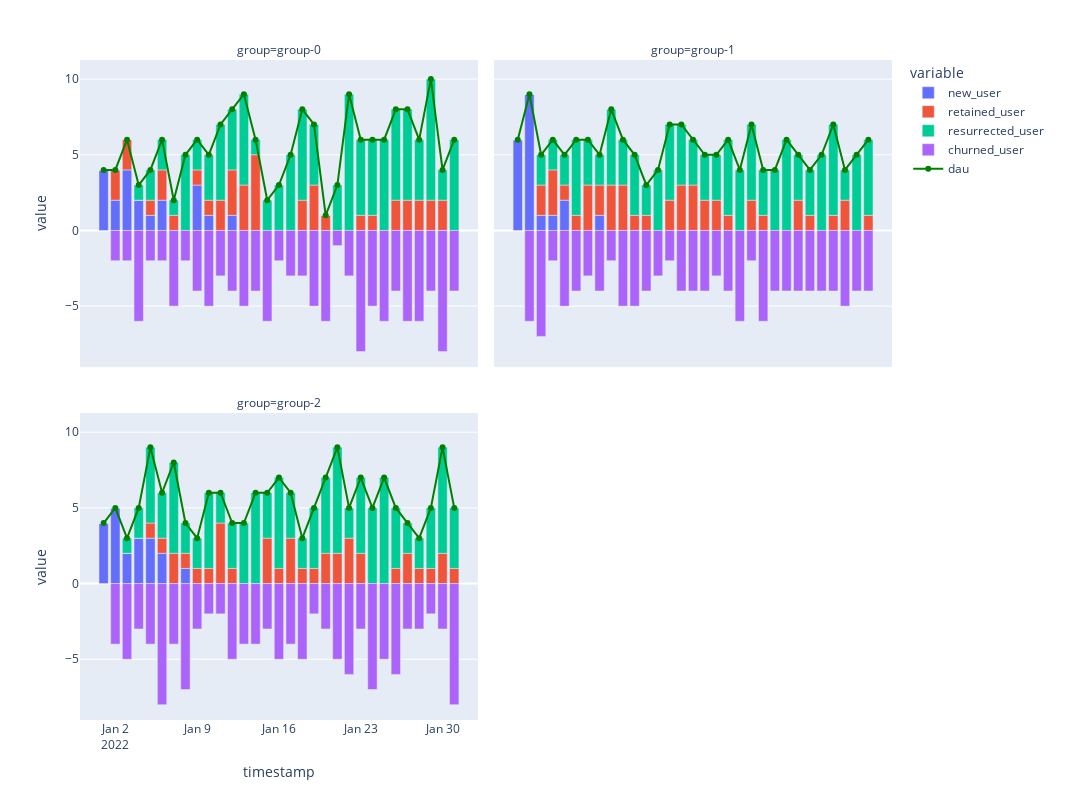
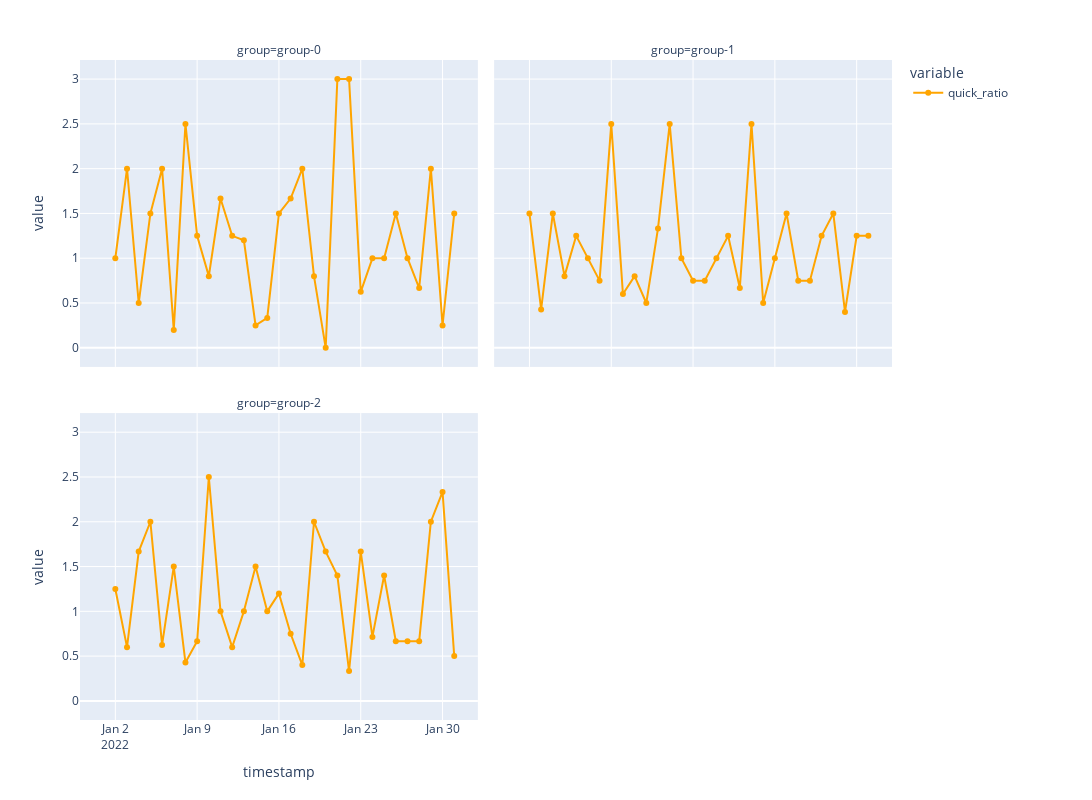

Notebook source saved alongside these figures, in order:
### Markdown cell above
# Quick Ratio

### Code cell
new = create_matrix_username_columns(df, COL_GROUP).assign(
    dau=create_matrix_username_columns(df, COL_GROUP).sum(axis=1),
    new_user=get_new_user(df, COL_GROUP),
    retained_user=get_retained_user(df, COL_GROUP),
    churned_user=get_churned_user(df, COL_GROUP),
    continuous_churned_user=get_continuous_churned_user(df, COL_GROUP),
    resurrected_user=get_resurrected_user(df, COL_GROUP),
).fillna(0)

new['total'] = new.new_user + new.retained_user + new.resurrected_user + new.churned_user + new.continuous_churned_user
new['check'] = new.dau == new.new_user + new.retained_user + new.resurrected_user

## Plot
new['quick_ratio'] = (new.new_user + new.resurrected_user) / new.churned_user
new['churned_user'] = -new['churned_user']
new['continuous_churned_user'] = -new['continuous_churned_user']
# display(new[new.total != num_users])

# WebGL mode
fig_dau = go.Scattergl(
    x=new.index,
    y=new['dau'],
    name='dau',
    mode='lines+markers',
)

fig_quick_ratio = go.Scattergl(
    x=new.index,
    y=new['quick_ratio'],
    name='quick_ratio',
    mode='lines+markers',
)

facet_col_args = {'facet_col': 'group', 'facet_col_wrap': 2}
commomn_layout = {
    'width': 1200,
    'height': 800,
    'margin': {'r': 200},
}
fig = (
    px.bar(new.reset_index(), x='timestamp', y=['new_user', 'retained_user', 'resurrected_user', 'churned_user'], **facet_col_args)
).update_layout(**commomn_layout)
fig_dau = (
    px.line(new.reset_index(), x='timestamp', y=['dau'], markers=True, **facet_col_args)
    .update_traces(line_color='green')
)
fig.add_traces(fig_dau.data)
fig.show()

fig_quick_ratio = (
    px.line(new.reset_index(), x='timestamp', y=['quick_ratio'], markers=True, **facet_col_args)
    .update_traces(line_color='orange')
).update_layout(**commomn_layout)
fig_quick_ratio.show()

### Figure 1 — Plotly figure (JSON) as saved in the notebook; plotly's stock layout.template omitted (floating-point values rounded to 4 significant figures)
{"data": [{"alignmentgroup": "True", "hovertemplate": "variable=new_user<br>group=group-0<br>timestamp=%{x}<br>value=%{y}<extra></extra>", "legendgroup": "new_user", "marker": {"color": "#636efa", "pattern": {"shape": ""}}, "name": "new_user", "offsetgroup": "new_user", "orientation": "v", "showlegend": true, "textposition": "auto", "type": "bar", "x": ["2022-01-01T00:00:00", "2022-01-02T00:00:00", "2022-01-03T00:00:00", "2022-01-04T00:00:00", "2022-01-05T00:00:00", "2022-01-06T00:00:00", "2022-01-07T00:00:00", "2022-01-08T00:00:00", "2022-01-09T00:00:00", "2022-01-10T00:00:00", "2022-01-11T00:00:00", "2022-01-12T00:00:00", "2022-01-13T00:00:00", "2022-01-14T00:00:00", "2022-01-15T00:00:00", "2022-01-16T00:00:00", "2022-01-17T00:00:00", "2022-01-18T00:00:00", "2022-01-19T00:00:00", "2022-01-20T00:00:00", "2022-01-21T00:00:00", "2022-01-22T00:00:00", "2022-01-23T00:00:00", "2022-01-24T00:00:00", "2022-01-25T00:00:00", "2022-01-26T00:00:00", "2022-01-27T00:00:00", "2022-01-28T00:00:00", "2022-01-29T00:00:00", "2022-01-30T00:00:00", "2022-01-31T00:00:00"], "xaxis": "x3", "y": [4, 2, 4, 2, 1, 2, 0, 0, 3, 1, 0, 1, 0, 0, 0, 0, 0, 0, 0, 0, 0, 0, 0, 0, 0, 0, 0, 0, 0, 0, 0], "yaxis": "y3"}, {"alignmentgroup": "True", "hovertemplate": "variable=new_user<br>group=group-1<br>timestamp=%{x}<br>value=%{y}<extra></extra>", "legendgroup": "new_user", "marker": {"color": "#636efa", "pattern": {"shape": ""}}, "name": "new_user", "offsetgroup": "new_user", "orientation": "v", "showlegend": false, "textposition": "auto", "type": "bar", "x": ["2022-01-01T00:00:00", "2022-01-02T00:00:00", "2022-01-03T00:00:00", "2022-01-04T00:00:00", "2022-01-05T00:00:00", "2022-01-06T00:00:00", "2022-01-07T00:00:00", "2022-01-08T00:00:00", "2022-01-09T00:00:00", "2022-01-10T00:00:00", "2022-01-11T00:00:00", "2022-01-12T00:00:00", "2022-01-13T00:00:00", "2022-01-14T00:00:00", "2022-01-15T00:00:00", "2022-01-16T00:00:00", "2022-01-17T00:00:00", "2022-01-18T00:00:00", "2022-01-19T00:00:00", "2022-01-20T00:00:00", "2022-01-21T00:00:00", "2022-01-22T00:00:00", "2022-01-23T00:00:00", "2022-01-24T00:00:00", "2022-01-25T00:00:00", "2022-01-26T00:00:00", "2022-01-27T00:00:00", "2022-01-28T00:00:00", "2022-01-29T00:00:00", "2022-01-30T00:00:00", "2022-01-31T00:00:00"], "xaxis": "x4", "y": [6, 9, 1, 1, 2, 0, 0, 1, 0, 0, 0, 0, 0, 0, 0, 0, 0, 0, 0, 0, 0, 0, 0, 0, 0, 0, 0, 0, 0, 0, 0], "yaxis": "y4"}, {"alignmentgroup": "True", "hovertemplate": "variable=new_user<br>group=group-2<br>timestamp=%{x}<br>value=%{y}<extra></extra>", "legendgroup": "new_user", "marker": {"color": "#636efa", "pattern": {"shape": ""}}, "name": "new_user", "offsetgroup": "new_user", "orientation": "v", "showlegend": false, "textposition": "auto", "type": "bar", "x": ["2022-01-01T00:00:00", "2022-01-02T00:00:00", "2022-01-03T00:00:00", "2022-01-04T00:00:00", "2022-01-05T00:00:00", "2022-01-06T00:00:00", "2022-01-07T00:00:00", "2022-01-08T00:00:00", "2022-01-09T00:00:00", "2022-01-10T00:00:00", "2022-01-11T00:00:00", "2022-01-12T00:00:00", "2022-01-13T00:00:00", "2022-01-14T00:00:00", "2022-01-15T00:00:00", "2022-01-16T00:00:00", "2022-01-17T00:00:00", "2022-01-18T00:00:00", "2022-01-19T00:00:00", "2022-01-20T00:00:00", "2022-01-21T00:00:00", "2022-01-22T00:00:00", "2022-01-23T00:00:00", "2022-01-24T00:00:00", "2022-01-25T00:00:00", "2022-01-26T00:00:00", "2022-01-27T00:00:00", "2022-01-28T00:00:00", "2022-01-29T00:00:00", "2022-01-30T00:00:00", "2022-01-31T00:00:00"], "xaxis": "x", "y": [4, 5, 2, 3, 3, 2, 0, 1, 0, 0, 0, 0, 0, 0, 0, 0, 0, 0, 0, 0, 0, 0, 0, 0, 0, 0, 0, 0, 0, 0, 0], "yaxis": "y"}, {"alignmentgroup": "True", "hovertemplate": "variable=retained_user<br>group=group-0<br>timestamp=%{x}<br>value=%{y}<extra></extra>", "legendgroup": "retained_user", "marker": {"color": "#EF553B", "pattern": {"shape": ""}}, "name": "retained_user", "offsetgroup": "retained_user", "orientation": "v", "showlegend": true, "textposition": "auto", "type": "bar", "x": ["2022-01-01T00:00:00", "2022-01-02T00:00:00", "2022-01-03T00:00:00", "2022-01-04T00:00:00", "2022-01-05T00:00:00", "2022-01-06T00:00:00", "2022-01-07T00:00:00", "2022-01-08T00:00:00", "2022-01-09T00:00:00", "2022-01-10T00:00:00", "2022-01-11T00:00:00", "2022-01-12T00:00:00", "2022-01-13T00:00:00", "2022-01-14T00:00:00", "2022-01-15T00:00:00", "2022-01-16T00:00:00", "2022-01-17T00:00:00", "2022-01-18T00:00:00", "2022-01-19T00:00:00", "2022-01-20T00:00:00", "2022-01-21T00:00:00", "2022-01-22T00:00:00", "2022-01-23T00:00:00", "2022-01-24T00:00:00", "2022-01-25T00:00:00", "2022-01-26T00:00:00", "2022-01-27T00:00:00", "2022-01-28T00:00:00", "2022-01-29T00:00:00", "2022-01-30T00:00:00", "2022-01-31T00:00:00"], "xaxis": "x3", "y": [0, 2, 2, 0, 1, 2, 1, 0, 1, 1, 2, 3, 3, 5, 0, 0, 0, 2, 3, 1, 0, 0, 1, 1, 0, 2, 2, 2, 2, 2, 0], "yaxis": "y3"}, {"alignmentgroup": "True", "hovertemplate": "variable=retained_user<br>group=group-1<br>timestamp=%{x}<br>value=%{y}<extra></extra>", "legendgroup": "retained_user", "marker": {"color": "#EF553B", "pattern": {"shape": ""}}, "name": "retained_user", "offsetgroup": "retained_user", "orientation": "v", "showlegend": false, "textposition": "auto", "type": "bar", "x": ["2022-01-01T00:00:00", "2022-01-02T00:00:00", "2022-01-03T00:00:00", "2022-01-04T00:00:00", "2022-01-05T00:00:00", "2022-01-06T00:00:00", "2022-01-07T00:00:00", "2022-01-08T00:00:00", "2022-01-09T00:00:00", "2022-01-10T00:00:00", "2022-01-11T00:00:00", "2022-01-12T00:00:00", "2022-01-13T00:00:00", "2022-01-14T00:00:00", "2022-01-15T00:00:00", "2022-01-16T00:00:00", "2022-01-17T00:00:00", "2022-01-18T00:00:00", "2022-01-19T00:00:00", "2022-01-20T00:00:00", "2022-01-21T00:00:00", "2022-01-22T00:00:00", "2022-01-23T00:00:00", "2022-01-24T00:00:00", "2022-01-25T00:00:00", "2022-01-26T00:00:00", "2022-01-27T00:00:00", "2022-01-28T00:00:00", "2022-01-29T00:00:00", "2022-01-30T00:00:00", "2022-01-31T00:00:00"], "xaxis": "x4", "y": [0, 0, 2, 3, 1, 1, 3, 2, 3, 3, 1, 1, 0, 2, 3, 3, 2, 2, 1, 0, 2, 1, 0, 0, 2, 1, 0, 1, 2, 0, 1], "yaxis": "y4"}, {"alignmentgroup": "True", "hovertemplate": "variable=retained_user<br>group=group-2<br>timestamp=%{x}<br>value=%{y}<extra></extra>", "legendgroup": "retained_user", "marker": {"color": "#EF553B", "pattern": {"shape": ""}}, "name": "retained_user", "offsetgroup": "retained_user", "orientation": "v", "showlegend": false, "textposition": "auto", "type": "bar", "x": ["2022-01-01T00:00:00", "2022-01-02T00:00:00", "2022-01-03T00:00:00", "2022-01-04T00:00:00", "2022-01-05T00:00:00", "2022-01-06T00:00:00", "2022-01-07T00:00:00", "2022-01-08T00:00:00", "2022-01-09T00:00:00", "2022-01-10T00:00:00", "2022-01-11T00:00:00", "2022-01-12T00:00:00", "2022-01-13T00:00:00", "2022-01-14T00:00:00", "2022-01-15T00:00:00", "2022-01-16T00:00:00", "2022-01-17T00:00:00", "2022-01-18T00:00:00", "2022-01-19T00:00:00", "2022-01-20T00:00:00", "2022-01-21T00:00:00", "2022-01-22T00:00:00", "2022-01-23T00:00:00", "2022-01-24T00:00:00", "2022-01-25T00:00:00", "2022-01-26T00:00:00", "2022-01-27T00:00:00", "2022-01-28T00:00:00", "2022-01-29T00:00:00", "2022-01-30T00:00:00", "2022-01-31T00:00:00"], "xaxis": "x", "y": [0, 0, 0, 0, 1, 1, 2, 1, 1, 1, 4, 1, 0, 0, 3, 1, 3, 1, 1, 2, 2, 3, 2, 0, 0, 1, 2, 1, 1, 2, 1], "yaxis": "y"}, {"alignmentgroup": "True", "hovertemplate": "variable=resurrected_user<br>group=group-0<br>timestamp=%{x}<br>value=%{y}<extra></extra>", "legendgroup": "resurrected_user", "marker": {"color": "#00cc96", "pattern": {"shape": ""}}, "name": "resurrected_user", "offsetgroup": "resurrected_user", "orientation": "v", "showlegend": true, "textposition": "auto", "type": "bar", "x": ["2022-01-01T00:00:00", "2022-01-02T00:00:00", "2022-01-03T00:00:00", "2022-01-04T00:00:00", "2022-01-05T00:00:00", "2022-01-06T00:00:00", "2022-01-07T00:00:00", "2022-01-08T00:00:00", "2022-01-09T00:00:00", "2022-01-10T00:00:00", "2022-01-11T00:00:00", "2022-01-12T00:00:00", "2022-01-13T00:00:00", "2022-01-14T00:00:00", "2022-01-15T00:00:00", "2022-01-16T00:00:00", "2022-01-17T00:00:00", "2022-01-18T00:00:00", "2022-01-19T00:00:00", "2022-01-20T00:00:00", "2022-01-21T00:00:00", "2022-01-22T00:00:00", "2022-01-23T00:00:00", "2022-01-24T00:00:00", "2022-01-25T00:00:00", "2022-01-26T00:00:00", "2022-01-27T00:00:00", "2022-01-28T00:00:00", "2022-01-29T00:00:00", "2022-01-30T00:00:00", "2022-01-31T00:00:00"], "xaxis": "x3", "y": [0, 0, 0, 1, 2, 2, 1, 5, 2, 3, 5, 4, 6, 1, 2, 3, 5, 6, 4, 0, 3, 9, 5, 5, 6, 6, 6, 4, 8, 2, 6], "yaxis": "y3"}, {"alignmentgroup": "True", "hovertemplate": "variable=resurrected_user<br>group=group-1<br>timestamp=%{x}<br>value=%{y}<extra></extra>", "legendgroup": "resurrected_user", "marker": {"color": "#00cc96", "pattern": {"shape": ""}}, "name": "resurrected_user", "offsetgroup": "resurrected_user", "orientation": "v", "showlegend": false, "textposition": "auto", "type": "bar", "x": ["2022-01-01T00:00:00", "2022-01-02T00:00:00", "2022-01-03T00:00:00", "2022-01-04T00:00:00", "2022-01-05T00:00:00", "2022-01-06T00:00:00", "2022-01-07T00:00:00", "2022-01-08T00:00:00", "2022-01-09T00:00:00", "2022-01-10T00:00:00", "2022-01-11T00:00:00", "2022-01-12T00:00:00", "2022-01-13T00:00:00", "2022-01-14T00:00:00", "2022-01-15T00:00:00", "2022-01-16T00:00:00", "2022-01-17T00:00:00", "2022-01-18T00:00:00", "2022-01-19T00:00:00", "2022-01-20T00:00:00", "2022-01-21T00:00:00", "2022-01-22T00:00:00", "2022-01-23T00:00:00", "2022-01-24T00:00:00", "2022-01-25T00:00:00", "2022-01-26T00:00:00", "2022-01-27T00:00:00", "2022-01-28T00:00:00", "2022-01-29T00:00:00", "2022-01-30T00:00:00", "2022-01-31T00:00:00"], "xaxis": "x4", "y": [0, 0, 2, 2, 2, 5, 3, 2, 5, 3, 4, 2, 4, 5, 4, 3, 3, 3, 5, 4, 5, 3, 4, 6, 3, 3, 5, 6, 2, 5, 5], "yaxis": "y4"}, {"alignmentgroup": "True", "hovertemplate": "variable=resurrected_user<br>group=group-2<br>timestamp=%{x}<br>value=%{y}<extra></extra>", "legendgroup": "resurrected_user", "marker": {"color": "#00cc96", "pattern": {"shape": ""}}, "name": "resurrected_user", "offsetgroup": "resurrected_user", "orientation": "v", "showlegend": false, "textposition": "auto", "type": "bar", "x": ["2022-01-01T00:00:00", "2022-01-02T00:00:00", "2022-01-03T00:00:00", "2022-01-04T00:00:00", "2022-01-05T00:00:00", "2022-01-06T00:00:00", "2022-01-07T00:00:00", "2022-01-08T00:00:00", "2022-01-09T00:00:00", "2022-01-10T00:00:00", "2022-01-11T00:00:00", "2022-01-12T00:00:00", "2022-01-13T00:00:00", "2022-01-14T00:00:00", "2022-01-15T00:00:00", "2022-01-16T00:00:00", "2022-01-17T00:00:00", "2022-01-18T00:00:00", "2022-01-19T00:00:00", "2022-01-20T00:00:00", "2022-01-21T00:00:00", "2022-01-22T00:00:00", "2022-01-23T00:00:00", "2022-01-24T00:00:00", "2022-01-25T00:00:00", "2022-01-26T00:00:00", "2022-01-27T00:00:00", "2022-01-28T00:00:00", "2022-01-29T00:00:00", "2022-01-30T00:00:00", "2022-01-31T00:00:00"], "xaxis": "x", "y": [0, 0, 1, 2, 5, 3, 6, 2, 2, 5, 2, 3, 4, 6, 3, 6, 3, 2, 4, 5, 7, 2, 5, 5, 7, 4, 2, 2, 4, 7, 4], "yaxis": "y"}, {"alignmentgroup": "True", "hovertemplate": "variable=churned_user<br>group=group-0<br>timestamp=%{x}<br>value=%{y}<extra></extra>", "legendgroup": "churned_user", "marker": {"color": "#ab63fa", "pattern": {"shape": ""}}, "name": "churned_user", "offsetgroup": "churned_user", "orientation": "v", "showlegend": true, "textposition": "auto", "type": "bar", "x": ["2022-01-01T00:00:00", "2022-01-02T00:00:00", "2022-01-03T00:00:00", "2022-01-04T00:00:00", "2022-01-05T00:00:00", "2022-01-06T00:00:00", "2022-01-07T00:00:00", "2022-01-08T00:00:00", "2022-01-09T00:00:00", "2022-01-10T00:00:00", "2022-01-11T00:00:00", "2022-01-12T00:00:00", "2022-01-13T00:00:00", "2022-01-14T00:00:00", "2022-01-15T00:00:00", "2022-01-16T00:00:00", "2022-01-17T00:00:00", "2022-01-18T00:00:00", "2022-01-19T00:00:00", "2022-01-20T00:00:00", "2022-01-21T00:00:00", "2022-01-22T00:00:00", "2022-01-23T00:00:00", "2022-01-24T00:00:00", "2022-01-25T00:00:00", "2022-01-26T00:00:00", "2022-01-27T00:00:00", "2022-01-28T00:00:00", "2022-01-29T00:00:00", "2022-01-30T00:00:00", "2022-01-31T00:00:00"], "xaxis": "x3", "y": [0, -2, -2, -6, -2, -2, -5, -2, -4, -5, -3, -4, -5, -4, -6, -2, -3, -3, -5, -6, -1, -3, -8, -5, -6, -4, -6, -6, -4, -8, -4], "yaxis": "y3"}, {"alignmentgroup": "True", "hovertemplate": "variable=churned_user<br>group=group-1<br>timestamp=%{x}<br>value=%{y}<extra></extra>", "legendgroup": "churned_user", "marker": {"color": "#ab63fa", "pattern": {"shape": ""}}, "name": "churned_user", "offsetgroup": "churned_user", "orientation": "v", "showlegend": false, "textposition": "auto", "type": "bar", "x": ["2022-01-01T00:00:00", "2022-01-02T00:00:00", "2022-01-03T00:00:00", "2022-01-04T00:00:00", "2022-01-05T00:00:00", "2022-01-06T00:00:00", "2022-01-07T00:00:00", "2022-01-08T00:00:00", "2022-01-09T00:00:00", "2022-01-10T00:00:00", "2022-01-11T00:00:00", "2022-01-12T00:00:00", "2022-01-13T00:00:00", "2022-01-14T00:00:00", "2022-01-15T00:00:00", "2022-01-16T00:00:00", "2022-01-17T00:00:00", "2022-01-18T00:00:00", "2022-01-19T00:00:00", "2022-01-20T00:00:00", "2022-01-21T00:00:00", "2022-01-22T00:00:00", "2022-01-23T00:00:00", "2022-01-24T00:00:00", "2022-01-25T00:00:00", "2022-01-26T00:00:00", "2022-01-27T00:00:00", "2022-01-28T00:00:00", "2022-01-29T00:00:00", "2022-01-30T00:00:00", "2022-01-31T00:00:00"], "xaxis": "x4", "y": [0, -6, -7, -2, -5, -4, -3, -4, -2, -5, -5, -4, -3, -2, -4, -4, -4, -3, -4, -6, -2, -6, -4, -4, -4, -4, -4, -4, -5, -4, -4], "yaxis": "y4"}, {"alignmentgroup": "True", "hovertemplate": "variable=churned_user<br>group=group-2<br>timestamp=%{x}<br>value=%{y}<extra></extra>", "legendgroup": "churned_user", "marker": {"color": "#ab63fa", "pattern": {"shape": ""}}, "name": "churned_user", "offsetgroup": "churned_user", "orientation": "v", "showlegend": false, "textposition": "auto", "type": "bar", "x": ["2022-01-01T00:00:00", "2022-01-02T00:00:00", "2022-01-03T00:00:00", "2022-01-04T00:00:00", "2022-01-05T00:00:00", "2022-01-06T00:00:00", "2022-01-07T00:00:00", "2022-01-08T00:00:00", "2022-01-09T00:00:00", "2022-01-10T00:00:00", "2022-01-11T00:00:00", "2022-01-12T00:00:00", "2022-01-13T00:00:00", "2022-01-14T00:00:00", "2022-01-15T00:00:00", "2022-01-16T00:00:00", "2022-01-17T00:00:00", "2022-01-18T00:00:00", "2022-01-19T00:00:00", "2022-01-20T00:00:00", "2022-01-21T00:00:00", "2022-01-22T00:00:00", "2022-01-23T00:00:00", "2022-01-24T00:00:00", "2022-01-25T00:00:00", "2022-01-26T00:00:00", "2022-01-27T00:00:00", "2022-01-28T00:00:00", "2022-01-29T00:00:00", "2022-01-30T00:00:00", "2022-01-31T00:00:00"], "xaxis": "x", "y": [0, -4, -5, -3, -4, -8, -4, -7, -3, -2, -2, -5, -4, -4, -3, -5, -4, -5, -2, -3, -5, -6, -3, -7, -5, -6, -3, -3, -2, -3, -8], "yaxis": "y"}, {"hovertemplate": "variable=dau<br>group=group-0<br>timestamp=%{x}<br>value=%{y}<extra></extra>", "legendgroup": "dau", "line": {"color": "green", "dash": "solid"}, "marker": {"symbol": "circle"}, "mode": "lines+markers", "name": "dau", "orientation": "v", "showlegend": true, "type": "scatter", "x": ["2022-01-01T00:00:00", "2022-01-02T00:00:00", "2022-01-03T00:00:00", "2022-01-04T00:00:00", "2022-01-05T00:00:00", "2022-01-06T00:00:00", "2022-01-07T00:00:00", "2022-01-08T00:00:00", "2022-01-09T00:00:00", "2022-01-10T00:00:00", "2022-01-11T00:00:00", "2022-01-12T00:00:00", "2022-01-13T00:00:00", "2022-01-14T00:00:00", "2022-01-15T00:00:00", "2022-01-16T00:00:00", "2022-01-17T00:00:00", "2022-01-18T00:00:00", "2022-01-19T00:00:00", "2022-01-20T00:00:00", "2022-01-21T00:00:00", "2022-01-22T00:00:00", "2022-01-23T00:00:00", "2022-01-24T00:00:00", "2022-01-25T00:00:00", "2022-01-26T00:00:00", "2022-01-27T00:00:00", "2022-01-28T00:00:00", "2022-01-29T00:00:00", "2022-01-30T00:00:00", "2022-01-31T00:00:00"], "xaxis": "x3", "y": [4, 4, 6, 3, 4, 6, 2, 5, 6, 5, 7, 8, 9, 6, 2, 3, 5, 8, 7, 1, 3, 9, 6, 6, 6, 8, 8, 6, 10, 4, 6], "yaxis": "y3"}, {"hovertemplate": "variable=dau<br>group=group-1<br>timestamp=%{x}<br>value=%{y}<extra></extra>", "legendgroup": "dau", "line": {"color": "green", "dash": "solid"}, "marker": {"symbol": "circle"}, "mode": "lines+markers", "name": "dau", "orientation": "v", "showlegend": false, "type": "scatter", "x": ["2022-01-01T00:00:00", "2022-01-02T00:00:00", "2022-01-03T00:00:00", "2022-01-04T00:00:00", "2022-01-05T00:00:00", "2022-01-06T00:00:00", "2022-01-07T00:00:00", "2022-01-08T00:00:00", "2022-01-09T00:00:00", "2022-01-10T00:00:00", "2022-01-11T00:00:00", "2022-01-12T00:00:00", "2022-01-13T00:00:00", "2022-01-14T00:00:00", "2022-01-15T00:00:00", "2022-01-16T00:00:00", "2022-01-17T00:00:00", "2022-01-18T00:00:00", "2022-01-19T00:00:00", "2022-01-20T00:00:00", "2022-01-21T00:00:00", "2022-01-22T00:00:00", "2022-01-23T00:00:00", "2022-01-24T00:00:00", "2022-01-25T00:00:00", "2022-01-26T00:00:00", "2022-01-27T00:00:00", "2022-01-28T00:00:00", "2022-01-29T00:00:00", "2022-01-30T00:00:00", "2022-01-31T00:00:00"], "xaxis": "x4", "y": [6, 9, 5, 6, 5, 6, 6, 5, 8, 6, 5, 3, 4, 7, 7, 6, 5, 5, 6, 4, 7, 4, 4, 6, 5, 4, 5, 7, 4, 5, 6], "yaxis": "y4"}, {"hovertemplate": "variable=dau<br>group=group-2<br>timestamp=%{x}<br>value=%{y}<extra></extra>", "legendgroup": "dau", "line": {"color": "green", "dash": "solid"}, "marker": {"symbol": "circle"}, "mode": "lines+markers", "name": "dau", "orientation": "v", "showlegend": false, "type": "scatter", "x": ["2022-01-01T00:00:00", "2022-01-02T00:00:00", "2022-01-03T00:00:00", "2022-01-04T00:00:00", "2022-01-05T00:00:00", "2022-01-06T00:00:00", "2022-01-07T00:00:00", "2022-01-08T00:00:00", "2022-01-09T00:00:00", "2022-01-10T00:00:00", "2022-01-11T00:00:00", "2022-01-12T00:00:00", "2022-01-13T00:00:00", "2022-01-14T00:00:00", "2022-01-15T00:00:00", "2022-01-16T00:00:00", "2022-01-17T00:00:00", "2022-01-18T00:00:00", "2022-01-19T00:00:00", "2022-01-20T00:00:00", "2022-01-21T00:00:00", "2022-01-22T00:00:00", "2022-01-23T00:00:00", "2022-01-24T00:00:00", "2022-01-25T00:00:00", "2022-01-26T00:00:00", "2022-01-27T00:00:00", "2022-01-28T00:00:00", "2022-01-29T00:00:00", "2022-01-30T00:00:00", "2022-01-31T00:00:00"], "xaxis": "x", "y": [4, 5, 3, 5, 9, 6, 8, 4, 3, 6, 6, 4, 4, 6, 6, 7, 6, 3, 5, 7, 9, 5, 7, 5, 7, 5, 4, 3, 5, 9, 5], "yaxis": "y"}], "layout": {"annotations": [{"font": {}, "showarrow": false, "text": "group=group-2", "x": 0.245, "xanchor": "center", "xref": "paper", "y": 0.465, "yanchor": "bottom", "yref": "paper"}, {"font": {}, "showarrow": false, "text": "group=group-0", "x": 0.245, "xanchor": "center", "xref": "paper", "y": 1.0, "yanchor": "bottom", "yref": "paper"}, {"font": {}, "showarrow": false, "text": "group=group-1", "x": 0.755, "xanchor": "center", "xref": "paper", "y": 1.0, "yanchor": "bottom", "yref": "paper"}], "barmode": "relative", "height": 800, "legend": {"title": {"text": "variable"}, "tracegroupgap": 0}, "margin": {"r": 200, "t": 60}, "width": 1200, "xaxis": {"anchor": "y", "autorange": true, "domain": [0, 0.49], "range": ["2021-12-30 00:27:59.3129", "2022-02-01 23:32:00.6871"], "title": {"text": "timestamp"}, "type": "date"}, "xaxis2": {"anchor": "y2", "domain": [0.51, 1], "matches": "x", "title": {"text": "timestamp"}}, "xaxis3": {"anchor": "y3", "autorange": true, "domain": [0, 0.49], "matches": "x", "range": ["2021-12-30 00:27:59.3129", "2022-02-01 23:32:00.6871"], "showticklabels": false, "type": "date"}, "xaxis4": {"anchor": "y4", "autorange": true, "domain": [0.51, 1], "matches": "x", "range": ["2021-12-30 00:27:59.3129", "2022-02-01 23:32:00.6871"], "showticklabels": false, "type": "date"}, "yaxis": {"anchor": "x", "autorange": true, "domain": [0, 0.465], "range": [-9.014, 11.26], "title": {"text": "value"}, "type": "linear"}, "yaxis2": {"anchor": "x2", "domain": [0, 0.465], "matches": "y", "showticklabels": false}, "yaxis3": {"anchor": "x3", "autorange": true, "domain": [0.535, 1.0], "matches": "y", "range": [-9.014, 11.26], "title": {"text": "value"}, "type": "linear"}, "yaxis4": {"anchor": "x4", "autorange": true, "domain": [0.535, 1.0], "matches": "y", "range": [-9.014, 11.26], "showticklabels": false, "type": "linear"}}}

### Figure 2 — Plotly figure (JSON) as saved in the notebook; plotly's stock layout.template omitted (floating-point values rounded to 4 significant figures)
{"data": [{"hovertemplate": "variable=quick_ratio<br>group=group-0<br>timestamp=%{x}<br>value=%{y}<extra></extra>", "legendgroup": "quick_ratio", "line": {"color": "orange", "dash": "solid"}, "marker": {"symbol": "circle"}, "mode": "lines+markers", "name": "quick_ratio", "orientation": "v", "showlegend": true, "type": "scatter", "x": ["2022-01-01T00:00:00", "2022-01-02T00:00:00", "2022-01-03T00:00:00", "2022-01-04T00:00:00", "2022-01-05T00:00:00", "2022-01-06T00:00:00", "2022-01-07T00:00:00", "2022-01-08T00:00:00", "2022-01-09T00:00:00", "2022-01-10T00:00:00", "2022-01-11T00:00:00", "2022-01-12T00:00:00", "2022-01-13T00:00:00", "2022-01-14T00:00:00", "2022-01-15T00:00:00", "2022-01-16T00:00:00", "2022-01-17T00:00:00", "2022-01-18T00:00:00", "2022-01-19T00:00:00", "2022-01-20T00:00:00", "2022-01-21T00:00:00", "2022-01-22T00:00:00", "2022-01-23T00:00:00", "2022-01-24T00:00:00", "2022-01-25T00:00:00", "2022-01-26T00:00:00", "2022-01-27T00:00:00", "2022-01-28T00:00:00", "2022-01-29T00:00:00", "2022-01-30T00:00:00", "2022-01-31T00:00:00"], "xaxis": "x3", "y": [null, 1, 2, 0.5, 1.5, 2, 0.2, 2.5, 1.25, 0.8, 1.667, 1.25, 1.2, 0.25, 0.3333, 1.5, 1.667, 2, 0.8, 0, 3, 3, 0.625, 1, 1, 1.5, 1, 0.6667, 2, 0.25, 1.5], "yaxis": "y3"}, {"hovertemplate": "variable=quick_ratio<br>group=group-1<br>timestamp=%{x}<br>value=%{y}<extra></extra>", "legendgroup": "quick_ratio", "line": {"color": "orange", "dash": "solid"}, "marker": {"symbol": "circle"}, "mode": "lines+markers", "name": "quick_ratio", "orientation": "v", "showlegend": false, "type": "scatter", "x": ["2022-01-01T00:00:00", "2022-01-02T00:00:00", "2022-01-03T00:00:00", "2022-01-04T00:00:00", "2022-01-05T00:00:00", "2022-01-06T00:00:00", "2022-01-07T00:00:00", "2022-01-08T00:00:00", "2022-01-09T00:00:00", "2022-01-10T00:00:00", "2022-01-11T00:00:00", "2022-01-12T00:00:00", "2022-01-13T00:00:00", "2022-01-14T00:00:00", "2022-01-15T00:00:00", "2022-01-16T00:00:00", "2022-01-17T00:00:00", "2022-01-18T00:00:00", "2022-01-19T00:00:00", "2022-01-20T00:00:00", "2022-01-21T00:00:00", "2022-01-22T00:00:00", "2022-01-23T00:00:00", "2022-01-24T00:00:00", "2022-01-25T00:00:00", "2022-01-26T00:00:00", "2022-01-27T00:00:00", "2022-01-28T00:00:00", "2022-01-29T00:00:00", "2022-01-30T00:00:00", "2022-01-31T00:00:00"], "xaxis": "x4", "y": [null, 1.5, 0.4286, 1.5, 0.8, 1.25, 1, 0.75, 2.5, 0.6, 0.8, 0.5, 1.333, 2.5, 1, 0.75, 0.75, 1, 1.25, 0.6667, 2.5, 0.5, 1, 1.5, 0.75, 0.75, 1.25, 1.5, 0.4, 1.25, 1.25], "yaxis": "y4"}, {"hovertemplate": "variable=quick_ratio<br>group=group-2<br>timestamp=%{x}<br>value=%{y}<extra></extra>", "legendgroup": "quick_ratio", "line": {"color": "orange", "dash": "solid"}, "marker": {"symbol": "circle"}, "mode": "lines+markers", "name": "quick_ratio", "orientation": "v", "showlegend": false, "type": "scatter", "x": ["2022-01-01T00:00:00", "2022-01-02T00:00:00", "2022-01-03T00:00:00", "2022-01-04T00:00:00", "2022-01-05T00:00:00", "2022-01-06T00:00:00", "2022-01-07T00:00:00", "2022-01-08T00:00:00", "2022-01-09T00:00:00", "2022-01-10T00:00:00", "2022-01-11T00:00:00", "2022-01-12T00:00:00", "2022-01-13T00:00:00", "2022-01-14T00:00:00", "2022-01-15T00:00:00", "2022-01-16T00:00:00", "2022-01-17T00:00:00", "2022-01-18T00:00:00", "2022-01-19T00:00:00", "2022-01-20T00:00:00", "2022-01-21T00:00:00", "2022-01-22T00:00:00", "2022-01-23T00:00:00", "2022-01-24T00:00:00", "2022-01-25T00:00:00", "2022-01-26T00:00:00", "2022-01-27T00:00:00", "2022-01-28T00:00:00", "2022-01-29T00:00:00", "2022-01-30T00:00:00", "2022-01-31T00:00:00"], "xaxis": "x", "y": [null, 1.25, 0.6, 1.667, 2, 0.625, 1.5, 0.4286, 0.6667, 2.5, 1, 0.6, 1, 1.5, 1, 1.2, 0.75, 0.4, 2, 1.667, 1.4, 0.3333, 1.667, 0.7143, 1.4, 0.6667, 0.6667, 0.6667, 2, 2.333, 0.5], "yaxis": "y"}], "layout": {"annotations": [{"font": {}, "showarrow": false, "text": "group=group-2", "x": 0.245, "xanchor": "center", "xref": "paper", "y": 0.465, "yanchor": "bottom", "yref": "paper"}, {"font": {}, "showarrow": false, "text": "group=group-0", "x": 0.245, "xanchor": "center", "xref": "paper", "y": 1.0, "yanchor": "bottom", "yref": "paper"}, {"font": {}, "showarrow": false, "text": "group=group-1", "x": 0.755, "xanchor": "center", "xref": "paper", "y": 1.0, "yanchor": "bottom", "yref": "paper"}], "height": 800, "legend": {"title": {"text": "variable"}, "tracegroupgap": 0}, "margin": {"r": 200, "t": 60}, "width": 1200, "xaxis": {"anchor": "y", "autorange": true, "domain": [0, 0.49], "range": ["2021-12-30 00:27:59.3129", "2022-02-01 23:32:00.6871"], "title": {"text": "timestamp"}, "type": "date"}, "xaxis2": {"anchor": "y2", "domain": [0.51, 1], "matches": "x", "title": {"text": "timestamp"}}, "xaxis3": {"anchor": "y3", "autorange": true, "domain": [0, 0.49], "matches": "x", "range": ["2021-12-30 00:27:59.3129", "2022-02-01 23:32:00.6871"], "showticklabels": false, "type": "date"}, "xaxis4": {"anchor": "y4", "autorange": true, "domain": [0.51, 1], "matches": "x", "range": ["2021-12-30 00:27:59.3129", "2022-02-01 23:32:00.6871"], "showticklabels": false, "type": "date"}, "yaxis": {"anchor": "x", "autorange": true, "domain": [0, 0.465], "range": [-0.2132, 3.213], "title": {"text": "value"}, "type": "linear"}, "yaxis2": {"anchor": "x2", "domain": [0, 0.465], "matches": "y", "showticklabels": false}, "yaxis3": {"anchor": "x3", "autorange": true, "domain": [0.535, 1.0], "matches": "y", "range": [-0.2132, 3.213], "title": {"text": "value"}, "type": "linear"}, "yaxis4": {"anchor": "x4", "autorange": true, "domain": [0.535, 1.0], "matches": "y", "range": [-0.2132, 3.213], "showticklabels": false, "type": "linear"}}}
